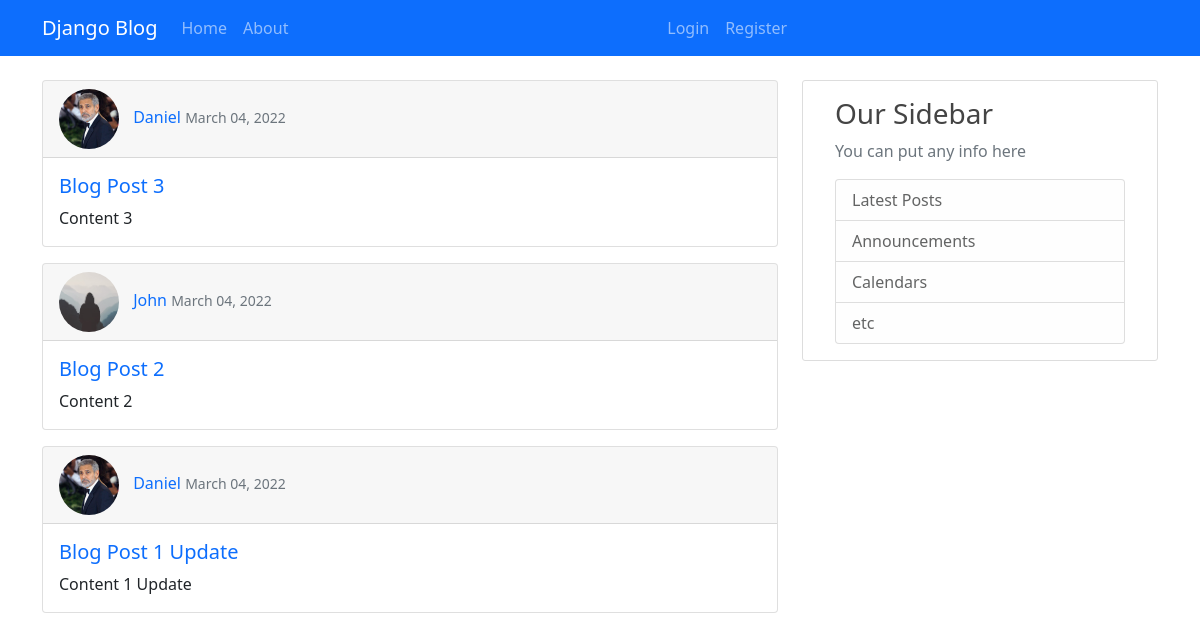
The app's page /, older data.
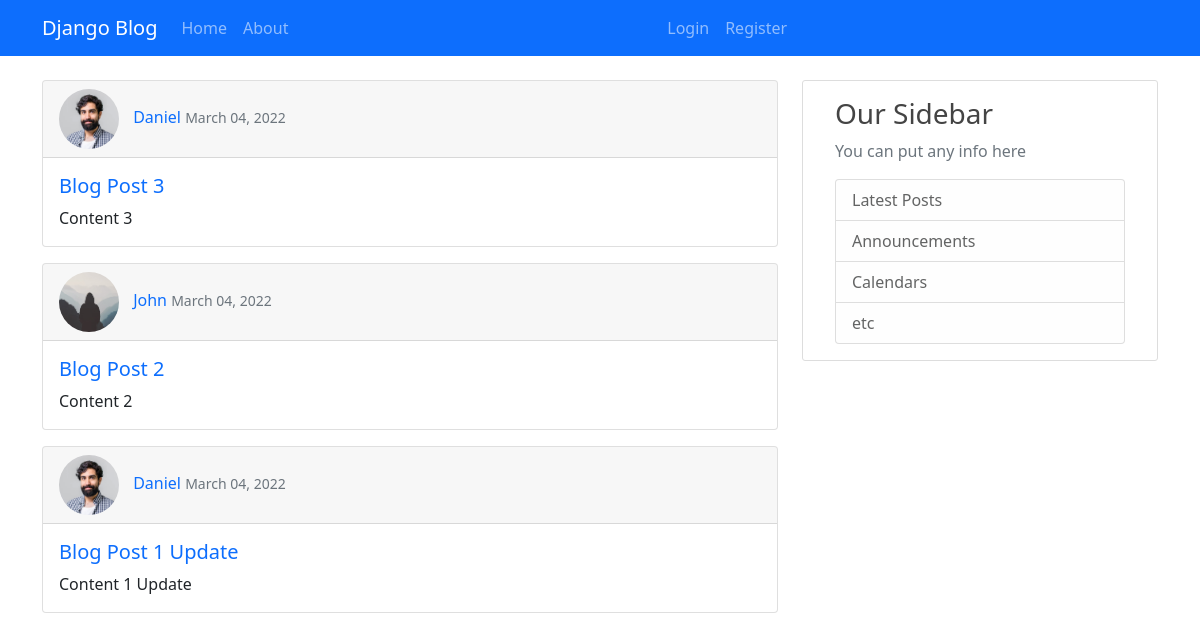
The same page, newer data.
### blog/models.py (models this page shows, shortened)
class Post(models.Model):
  title = models.CharField(max_length=100)
  content = models.TextField()
  date_posted = models.DateTimeField(default=timezone.now)
  author = models.ForeignKey(User, on_delete=models.CASCADE)

### users/models.py (models this page shows, shortened)
class Profile(models.Model):
  user = models.OneToOneField(User, on_delete=models.CASCADE)
  image = models.ImageField(default='default.jpg', upload_to='profile_pics')

### blog/views.py (the view)
# urls.py: path('', PostListView.as_view(), name='blog-home'),
class PostListView(ListView):
  model = Post
  template_name = 'blog/home.html'
  context_object_name = 'posts'
  ordering = ['-date_posted']
  paginate_by = 5

### blog/templates/blog/home.html (shortened to what this page needs)
{% extends 'blog/base.html' %} {% block content %} {% for post in posts %}
<div class="card mb-3">
  <div class="card-header">
    <img
      class="post-profile-img"
      src="{{post.author.profile.image.url}}"
      alt="profile"
    />
    <a href="#">{{ post.author }}</a>
    <small class="text-muted">{{ post.date_posted|date:"F d, Y"}}</small>
  </div>
  <div class="card-body">
    <h5 class="card-title">
      <a href="{% url 'post-detail' post.id %}">{{ post.title }}</a>
    </h5>
    <p class="card-text">{{ post.content }}</p>
  </div>
</div>
{% endfor %}  {% endblock%}

Row changes from the older to the newer data that the page shows:
changed through a linked row, Post "Blog Post 3": author.profile.image: a different picture
changed through a linked row, Post "Blog Post 1 Update": author.profile.image: a different picture
